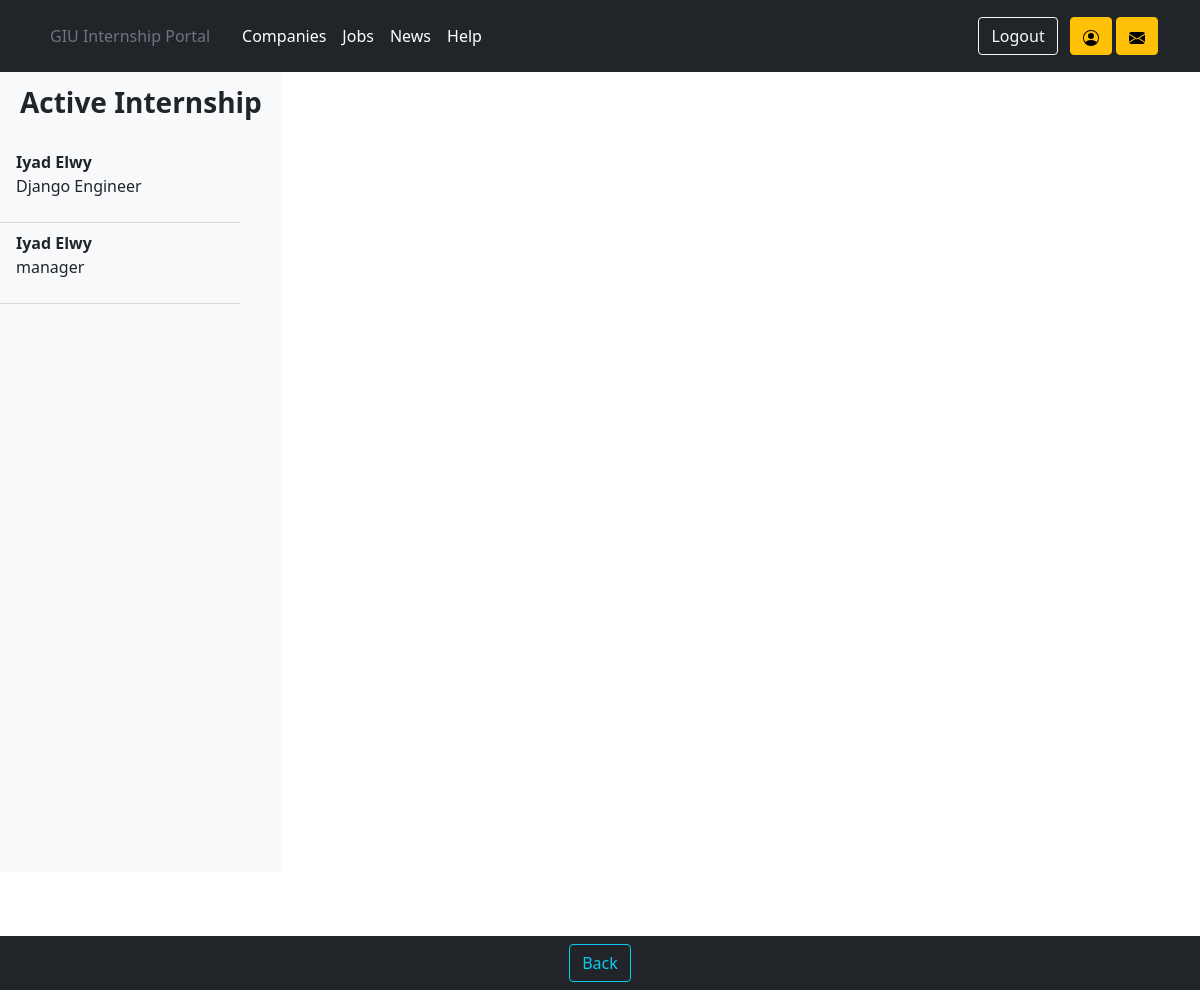
The page /users/student/19/student_portal/pastinternships/ (signed in) on the database its author committed.
### portal/models.py (models this page shows, shortened)
class Application(models.Model):
    job_type_ch = (
        ('In review', 'In review'),
        ('Accepted', 'Accepted'),
        ('Rejected', 'Rejected'),
    )
    application_id = models.AutoField(primary_key=True)
    student_id = models.ForeignKey(user_models.Student, on_delete=models.CASCADE)
    job_id = models.ForeignKey(Job, on_delete=models.CASCADE)
    application_status = models.CharField(max_length=20, default='In review', blank=True, choices=job_type_ch)
    visibility_for_employer = models.BooleanField(default=False, blank=True)
    application_date = models.DateField(default=django.utils.timezone.now, blank=True)
    has_ended = models.BooleanField(default=False, blank=True)
    has_started = models.BooleanField(default=False, blank=True)
    confirm = models.BooleanField(default=False, blank=True)
    class Meta:
        unique_together = (('student_id', 'job_id'),)

class Job(models.Model):
    fac_choices = (
        ('Engineering', 'Engineering'),
        ('Computer Science', 'Computer Science'),
        ('Business', 'Business'),
        ('Design', 'Design'),
        ('Architecture', 'Architecture'),
        ('Biotechnology', 'Biotechnology'),
        ('Pharmaceutical', 'Pharmaceutical')
    )
    sem_choices = (
        (1, 1),
        (2, 2),
        (3, 3),
        (4, 4),
        (5, 5),
        (6, 6),
        (7, 7),
        (8, 8),
        (9, 9),
        (10, 10),
        (11, 11),
        (12, 12),
    )
    job_type_ch = (
        ('Industrial Internship', 'Industrial Internship'),
        ('Other', 'Other'),
    )
    job_id = models.AutoField(primary_key=True)
    title = models.CharField(max_length=30)
    job_description = models.TextField(max_length=1000)
    department = models.CharField(max_length=20)
    job_start_date = models.DateField()
    job_end_date = models.DateField()
    application_deadline = models.DateField()
    num_of_available_internships = models.PositiveIntegerField()
    salary_range = models.CharField(max_length=20)
    qualifications = models.TextField(max_length=500)
    job_location = models.CharField(max_length=20)
    application_link = models.CharField(max_length=50, null=True, blank=True)
    application_email = models.CharField(max_length=50, null=True, blank=True)
    job_type = models.CharField(max_length=30, choices=job_type_ch)
    employer_id = models.ForeignKey(user_models.Employer, on_delete=models.CASCADE)
    allowed_faculties = models.TextField(max_length=300, choices=fac_choices)
    required_semesters = models.IntegerField(max_length=20, choices=sem_choices)
    aa_id = models.ForeignKey(user_models.AcademicAdvisor, null=True, blank=True, on_delete=models.DO_NOTHING)
    visibility_fac_rep = models.BooleanField(default=False, blank=True)
    visibility_admin = models.BooleanField(default=False, blank=True, verbose_name='Visibility')
    active_student = models.OneToOneField(user_models.Student, null=True, blank=True, on_delete=models.DO_NOTHING)
    post_is_up = models.BooleanField(default=True, verbose_name='Visible')

### users/models.py (models this page shows, shortened)
class Student(models.Model):
    sem_choices = (
        (1, 1),
        (2, 2),
        (3, 3),
        (4, 4),
        (5, 5),
        (6, 6),
        (7, 7),
        (8, 8),
        (9, 9),
        (10, 10),
        (11, 11),
        (12, 12),
    )
    fac_choices = (
        ('Engineering', 'Engineering'),
        ('Computer Science', 'Computer Science'),
        ('Business', 'Business'),
        ('Design', 'Design'),
        ('Architecture', 'Architecture'),
        ('Biotechnology', 'Biotechnology'),
        ('Pharmaceutical', 'Pharmaceutical')
    )
    user = models.OneToOneField(User, on_delete=models.CASCADE, primary_key=True)
    middle_name = models.CharField(max_length=20)
    student_university_id = models.PositiveIntegerField()
    birthdate = models.DateField()
    semester = models.IntegerField(choices=sem_choices)
    faculty = models.CharField(max_length=20, choices=fac_choices)
    major = models.CharField(max_length=20)
    gpa = models.DecimalField(decimal_places=2, max_digits=3)
    student_address = models.CharField(max_length=10)
    has_cv = models.BooleanField(default=False, blank=True)
    cover_letter = models.TextField(max_length=1000, default='', blank=True)
    is_in_job = models.BooleanField(default=False)
    current_aa = models.ForeignKey(AcademicAdvisor, on_delete=models.DO_NOTHING, null=True, blank=True)

class User(AbstractUser):
    is_student = models.BooleanField(default=False)
    is_employer = models.BooleanField(default=False)
    is_admin = models.BooleanField(default=False)
    is_faculty_representative = models.BooleanField(default=False)
    is_academic_advisor = models.BooleanField(default=False)
    is_career_office_coordinator = models.BooleanField(default=False)
    password = models.CharField(null=True, blank=True, max_length=500)

### portal/views.py (the view)
# urls.py: path('pastinternships/', views.StudentShowPastInternships.as_view(), name='student_show_past_internships'),
class StudentShowPastInternships(LoginRequiredMixin, UserPassesTestMixin, ListView):
    model = Application
    template_name = 'portal/student_view_past_internships.html'
    context_object_name = 'student_view_past_internships'
    login_url = 'login'
    def test_func(self):
        return self.request.user.is_student

### templates/portal/student_view_past_internships.html (shortened to what this page needs)
{% extends 'userprofiles/student_profile.html' %}
{% load static %}
{% block navitems %}
    <button onclick="history.back()" class="btn btn-outline-info ml-2" type="button">Back</button>
{% endblock navitems %}
{% block header_block %}
    <link rel="stylesheet" href="{% static 'css/employerViewsApplications.css' %}">
{% endblock header_block %}
{% block profile_body %}
    <div class="d-flex" id="wrapper">
        <div class="bg-light border-right vh-100" id="sidebar-wrapper">
            <div class="sidebar-heading">
                <h3><strong>Active Internship</strong></h3>
            </div>
            <div class="list-group list-group-flush overflow-auto h-100">
                {% for application in student_view_past_internships %}
                    {% if application.has_ended == True and application.has_started == False and application.student_id.user == user %}
                        <a href="#" id="application-sidebar-item" class="list-group-item
                    list-group-item-action
                    bg-light side_item">
                            <strong>{{ application.student_id.user.first_name }} {{ application.student_id.user.last_name }}</strong>
                            <p>{{ application.job_id.title }}</p>
                        </a>
                    {% endif %}
                {% endfor %}
                <br>
            </div>
            <br>
            <br>
        </div>
        <br>
    </div>
{% endblock profile_body %}

### static/css/employerViewsApplications.css (style rules this page uses)
body { overflow-x: hidden; }
#sidebar-wrapper { min-height: 100vh; margin-left: -15rem; -webkit-transition: margin .25s ease-out; -moz-transition: margin .25s ease-out; -o-transition: margin .25s ease-out; transition: margin .25s ease-out; }
#sidebar-wrapper .sidebar-heading { padding: 0.875rem 1.25rem; font-size: 1.2rem; }
#sidebar-wrapper .list-group { width: 15rem; }
@media (min-width: 768px) { #sidebar-wrapper { margin-left: 0; } }

### rows shown on the page
Application: student_id.user.first_name "Iyad", student_id.user.last_name "Elwy", job_id "Django Engineer"
Application: student_id.user.first_name "Iyad", student_id.user.last_name "Elwy", job_id "manager"
